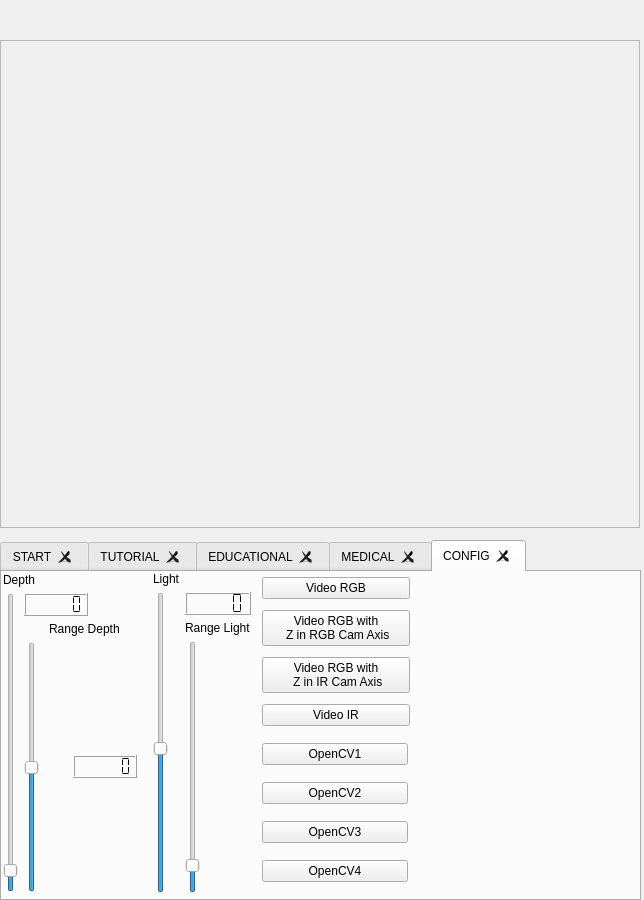
<?xml version="1.0" encoding="UTF-8"?>
<ui version="4.0">
 <class>leandroDlg</class>
 <widget class="QWidget" name="leandroDlg">
  <property name="windowModality">
   <enum>Qt::NonModal</enum>
  </property>
  <property name="geometry">
   <rect>
    <x>0</x>
    <y>0</y>
    <width>644</width>
    <height>900</height>
   </rect>
  </property>
  <property name="baseSize">
   <size>
    <width>10</width>
    <height>10</height>
   </size>
  </property>
  <property name="windowTitle">
   <string>C A M I M I C : The Interactive Blackboard -- Kinect Tracking</string>
  </property>
  <property name="windowIcon">
   <iconset>
    <normaloff>../img/camimic-logoico.png</normaloff>../img/camimic-logoico.png</iconset>
  </property>
  <widget class="QFrame" name="frameTest">
   <property name="geometry">
    <rect>
     <x>0</x>
     <y>40</y>
     <width>640</width>
     <height>488</height>
    </rect>
   </property>
   <property name="frameShape">
    <enum>QFrame::StyledPanel</enum>
   </property>
   <property name="frameShadow">
    <enum>QFrame::Raised</enum>
   </property>
  </widget>
  <widget class="QTabWidget" name="tabWidget">
   <property name="geometry">
    <rect>
     <x>0</x>
     <y>540</y>
     <width>641</width>
     <height>361</height>
    </rect>
   </property>
   <property name="currentIndex">
    <number>4</number>
   </property>
   <property name="documentMode">
    <bool>false</bool>
   </property>
   <property name="tabsClosable">
    <bool>true</bool>
   </property>
   <property name="movable">
    <bool>true</bool>
   </property>
   <widget class="QWidget" name="tab_start">
    <attribute name="title">
     <string>START</string>
    </attribute>
    <widget class="QProgressBar" name="progressBar">
     <property name="geometry">
      <rect>
       <x>240</x>
       <y>30</y>
       <width>381</width>
       <height>23</height>
      </rect>
     </property>
     <property name="value">
      <number>24</number>
     </property>
    </widget>
    <widget class="QPushButton" name="pb_StartKinect">
     <property name="geometry">
      <rect>
       <x>20</x>
       <y>30</y>
       <width>99</width>
       <height>27</height>
      </rect>
     </property>
     <property name="text">
      <string>Start Kinect</string>
     </property>
    </widget>
    <widget class="QPushButton" name="pushButton0">
     <property name="geometry">
      <rect>
       <x>130</x>
       <y>30</y>
       <width>99</width>
       <height>27</height>
      </rect>
     </property>
     <property name="text">
      <string>PushButton</string>
     </property>
    </widget>
    <widget class="QPushButton" name="pb_StopKinect">
     <property name="geometry">
      <rect>
       <x>20</x>
       <y>60</y>
       <width>99</width>
       <height>27</height>
      </rect>
     </property>
     <property name="text">
      <string>Stop Kinect</string>
     </property>
    </widget>
   </widget>
   <widget class="QWidget" name="tab_tutorial">
    <attribute name="title">
     <string>TUTORIAL</string>
    </attribute>
   </widget>
   <widget class="QWidget" name="tab_edu">
    <attribute name="title">
     <string>EDUCATIONAL</string>
    </attribute>
   </widget>
   <widget class="QWidget" name="tab_medical">
    <attribute name="title">
     <string>MEDICAL</string>
    </attribute>
   </widget>
   <widget class="QWidget" name="tab_config">
    <attribute name="title">
     <string>CONFIG</string>
    </attribute>
    <widget class="QWidget" name="layoutWidget">
     <property name="geometry">
      <rect>
       <x>0</x>
       <y>0</y>
       <width>136</width>
       <height>321</height>
      </rect>
     </property>
     <layout class="QGridLayout" name="gridDepth">
      <property name="margin">
       <number>1</number>
      </property>
      <item row="0" column="0" colspan="4">
       <widget class="QLabel" name="label_Depth">
        <property name="text">
         <string>Depth</string>
        </property>
       </widget>
      </item>
      <item row="1" column="0" rowspan="3">
       <widget class="QSlider" name="slider_Depth">
        <property name="minimum">
         <number>0</number>
        </property>
        <property name="maximum">
         <number>1000</number>
        </property>
        <property name="singleStep">
         <number>3</number>
        </property>
        <property name="pageStep">
         <number>10</number>
        </property>
        <property name="value">
         <number>50</number>
        </property>
        <property name="sliderPosition">
         <number>50</number>
        </property>
        <property name="orientation">
         <enum>Qt::Vertical</enum>
        </property>
        <property name="tickPosition">
         <enum>QSlider::NoTicks</enum>
        </property>
        <property name="tickInterval">
         <number>0</number>
        </property>
       </widget>
      </item>
      <item row="1" column="1" colspan="3">
       <widget class="QLCDNumber" name="lcd_Depth">
        <property name="enabled">
         <bool>true</bool>
        </property>
        <property name="minimumSize">
         <size>
          <width>64</width>
          <height>23</height>
         </size>
        </property>
        <property name="maximumSize">
         <size>
          <width>64</width>
          <height>23</height>
         </size>
        </property>
        <property name="frameShadow">
         <enum>QFrame::Raised</enum>
        </property>
        <property name="lineWidth">
         <number>1</number>
        </property>
        <property name="midLineWidth">
         <number>0</number>
        </property>
        <property name="smallDecimalPoint">
         <bool>true</bool>
        </property>
        <property name="numDigits">
         <number>5</number>
        </property>
        <property name="segmentStyle">
         <enum>QLCDNumber::Flat</enum>
        </property>
       </widget>
      </item>
      <item row="2" column="2" colspan="2">
       <widget class="QLabel" name="label_Depth_Ran">
        <property name="text">
         <string>Range Depth</string>
        </property>
       </widget>
      </item>
      <item row="3" column="1" colspan="2">
       <widget class="QSlider" name="slider_DepthRange">
        <property name="maximum">
         <number>1000</number>
        </property>
        <property name="value">
         <number>500</number>
        </property>
        <property name="orientation">
         <enum>Qt::Vertical</enum>
        </property>
       </widget>
      </item>
      <item row="3" column="3">
       <widget class="QLCDNumber" name="lcd_DepthRange">
        <property name="enabled">
         <bool>true</bool>
        </property>
        <property name="minimumSize">
         <size>
          <width>64</width>
          <height>23</height>
         </size>
        </property>
        <property name="maximumSize">
         <size>
          <width>64</width>
          <height>23</height>
         </size>
        </property>
        <property name="frameShadow">
         <enum>QFrame::Raised</enum>
        </property>
        <property name="lineWidth">
         <number>1</number>
        </property>
        <property name="midLineWidth">
         <number>0</number>
        </property>
        <property name="smallDecimalPoint">
         <bool>true</bool>
        </property>
        <property name="numDigits">
         <number>5</number>
        </property>
        <property name="segmentStyle">
         <enum>QLCDNumber::Flat</enum>
        </property>
       </widget>
      </item>
     </layout>
    </widget>
    <widget class="QWidget" name="layoutWidget">
     <property name="geometry">
      <rect>
       <x>260</x>
       <y>0</y>
       <width>148</width>
       <height>162</height>
      </rect>
     </property>
     <layout class="QGridLayout" name="gridVideo">
      <item row="3" column="0">
       <widget class="QPushButton" name="pb_RGBwithZinIR">
        <property name="text">
         <string>Video RGB with
 Z in IR Cam Axis</string>
        </property>
       </widget>
      </item>
      <item row="4" column="0">
       <widget class="QPushButton" name="pb_VideoIR">
        <property name="text">
         <string>Video IR</string>
        </property>
        <property name="checkable">
         <bool>false</bool>
        </property>
       </widget>
      </item>
      <item row="2" column="0">
       <widget class="QPushButton" name="pb_RGBwithZinRGB">
        <property name="text">
         <string>Video RGB with
 Z in RGB Cam Axis</string>
        </property>
       </widget>
      </item>
      <item row="1" column="0">
       <widget class="QPushButton" name="pb_VideoRGB">
        <property name="text">
         <string>Video RGB</string>
        </property>
        <property name="checkable">
         <bool>false</bool>
        </property>
       </widget>
      </item>
     </layout>
    </widget>
    <widget class="QWidget" name="layoutWidget">
     <property name="geometry">
      <rect>
       <x>140</x>
       <y>0</y>
       <width>120</width>
       <height>321</height>
      </rect>
     </property>
     <layout class="QGridLayout" name="gridLux">
      <item row="0" column="0" colspan="2">
       <widget class="QLabel" name="label_Lux">
        <property name="text">
         <string>Light</string>
        </property>
       </widget>
      </item>
      <item row="1" column="0" rowspan="3">
       <widget class="QSlider" name="slider_Lux">
        <property name="minimum">
         <number>1</number>
        </property>
        <property name="maximum">
         <number>250</number>
        </property>
        <property name="value">
         <number>120</number>
        </property>
        <property name="sliderPosition">
         <number>120</number>
        </property>
        <property name="orientation">
         <enum>Qt::Vertical</enum>
        </property>
        <property name="tickPosition">
         <enum>QSlider::NoTicks</enum>
        </property>
        <property name="tickInterval">
         <number>0</number>
        </property>
       </widget>
      </item>
      <item row="1" column="1">
       <widget class="QLCDNumber" name="lcd_Lux">
        <property name="frameShadow">
         <enum>QFrame::Raised</enum>
        </property>
        <property name="segmentStyle">
         <enum>QLCDNumber::Flat</enum>
        </property>
       </widget>
      </item>
      <item row="2" column="1">
       <widget class="QLabel" name="label_Lux_Ran">
        <property name="text">
         <string>Range Light</string>
        </property>
       </widget>
      </item>
      <item row="3" column="1">
       <widget class="QSlider" name="slider_LuxRange">
        <property name="minimum">
         <number>-20</number>
        </property>
        <property name="maximum">
         <number>215</number>
        </property>
        <property name="orientation">
         <enum>Qt::Vertical</enum>
        </property>
       </widget>
      </item>
     </layout>
    </widget>
    <widget class="QWidget" name="layoutWidget_2">
     <property name="geometry">
      <rect>
       <x>260</x>
       <y>160</y>
       <width>146</width>
       <height>161</height>
      </rect>
     </property>
     <layout class="QGridLayout" name="gridOpenCV">
      <item row="2" column="0">
       <widget class="QPushButton" name="pb_ocv3">
        <property name="text">
         <string>OpenCV3</string>
        </property>
       </widget>
      </item>
      <item row="3" column="0">
       <widget class="QPushButton" name="pb_ocv4">
        <property name="text">
         <string>OpenCV4</string>
        </property>
       </widget>
      </item>
      <item row="1" column="0">
       <widget class="QPushButton" name="pb_ocv2">
        <property name="text">
         <string>OpenCV2</string>
        </property>
       </widget>
      </item>
      <item row="0" column="0">
       <widget class="QPushButton" name="pb_ocv1">
        <property name="text">
         <string>OpenCV1</string>
        </property>
       </widget>
      </item>
     </layout>
    </widget>
   </widget>
  </widget>
 </widget>
 <resources/>
 <connections/>
</ui>
